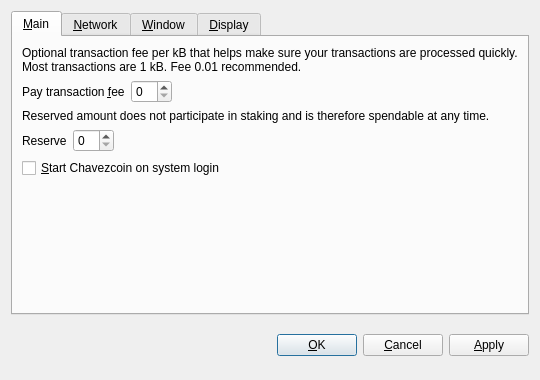
<?xml version="1.0" encoding="UTF-8"?>
<ui version="4.0">
 <class>OptionsDialog</class>
 <widget class="QDialog" name="OptionsDialog">
  <property name="geometry">
   <rect>
    <x>0</x>
    <y>0</y>
    <width>540</width>
    <height>380</height>
   </rect>
  </property>
  <property name="windowTitle">
   <string>Options</string>
  </property>
  <property name="modal">
   <bool>true</bool>
  </property>
  <layout class="QVBoxLayout" name="verticalLayout">
   <item>
    <widget class="QTabWidget" name="tabWidget">
     <property name="tabPosition">
      <enum>QTabWidget::North</enum>
     </property>
     <property name="currentIndex">
      <number>0</number>
     </property>
     <widget class="QWidget" name="tabMain">
      <attribute name="title">
       <string>&amp;Main</string>
      </attribute>
      <layout class="QVBoxLayout" name="verticalLayout_Main">
       <item>
        <widget class="QLabel" name="transactionFeeInfoLabel">
         <property name="text">
          <string>Optional transaction fee per kB that helps make sure your transactions are processed quickly. Most transactions are 1 kB. Fee 0.01 recommended.</string>
         </property>
         <property name="textFormat">
          <enum>Qt::PlainText</enum>
         </property>
         <property name="wordWrap">
          <bool>true</bool>
         </property>
        </widget>
       </item>
       <item>
        <layout class="QHBoxLayout" name="horizontalLayoutFee">
         <item>
          <widget class="QLabel" name="transactionFeeLabel">
           <property name="text">
            <string>Pay transaction &amp;fee</string>
           </property>
           <property name="textFormat">
            <enum>Qt::PlainText</enum>
           </property>
           <property name="buddy">
            <cstring>transactionFee</cstring>
           </property>
          </widget>
         </item>
         <item>
          <widget class="BitcoinAmountField" name="transactionFee"/>
         </item>
         <item>
          <spacer name="horizontalSpacerFee">
           <property name="orientation">
            <enum>Qt::Horizontal</enum>
           </property>
           <property name="sizeHint" stdset="0">
            <size>
             <width>40</width>
             <height>20</height>
            </size>
           </property>
          </spacer>
         </item>
        </layout>
       </item>
       <item>
        <widget class="QLabel" name="reserveBalanceInfoLabel">
         <property name="text">
          <string>Reserved amount does not participate in staking and is therefore spendable at any time.</string>
         </property>
         <property name="textFormat">
          <enum>Qt::PlainText</enum>
         </property>
         <property name="wordWrap">
          <bool>true</bool>
         </property>
        </widget>
       </item>
       <item>
        <layout class="QHBoxLayout" name="horizontalLayoutReserveBalance">
         <item>
          <widget class="QLabel" name="reserveBalanceLabel">
           <property name="text">
            <string>Reserve</string>
           </property>
           <property name="textFormat">
            <enum>Qt::PlainText</enum>
           </property>
           <property name="buddy">
            <cstring>reserveBalance</cstring>
           </property>
          </widget>
         </item>
         <item>
          <widget class="BitcoinAmountField" name="reserveBalance"/>
         </item>
         <item>
          <spacer name="horizontalSpacerReserveBalance">
           <property name="orientation">
            <enum>Qt::Horizontal</enum>
           </property>
           <property name="sizeHint" stdset="0">
            <size>
             <width>40</width>
             <height>20</height>
            </size>
           </property>
          </spacer>
         </item>
        </layout>
       </item>
       <item>
        <widget class="QCheckBox" name="bitcoinAtStartup">
         <property name="toolTip">
          <string>Automatically start Chavezcoin after logging in to the system.</string>
         </property>
         <property name="text">
          <string>&amp;Start Chavezcoin on system login</string>
         </property>
        </widget>
       </item>
       <item>
        <spacer name="verticalSpacer_Main">
         <property name="orientation">
          <enum>Qt::Vertical</enum>
         </property>
         <property name="sizeHint" stdset="0">
          <size>
           <width>20</width>
           <height>40</height>
          </size>
         </property>
        </spacer>
       </item>
      </layout>
     </widget>
     <widget class="QWidget" name="tabNetwork">
      <attribute name="title">
       <string>&amp;Network</string>
      </attribute>
      <layout class="QVBoxLayout" name="verticalLayout_Network">
       <item>
        <widget class="QCheckBox" name="mapPortUpnp">
         <property name="toolTip">
          <string>Automatically open the Chavezcoin client port on the router. This only works when your router supports UPnP and it is enabled.</string>
         </property>
         <property name="text">
          <string>Map port using &amp;UPnP</string>
         </property>
        </widget>
       </item>
       <item>
        <widget class="QCheckBox" name="connectSocks">
         <property name="toolTip">
          <string>Connect to the Chavezcoin network through a SOCKS5 proxy (e.g. when connecting through Tor).</string>
         </property>
         <property name="text">
          <string>&amp;Connect through SOCKS5 proxy:</string>
         </property>
        </widget>
       </item>
       <item>
        <layout class="QHBoxLayout" name="horizontalLayout_Network">
         <item>
          <widget class="QLabel" name="proxyIpLabel">
           <property name="text">
            <string>Proxy &amp;IP:</string>
           </property>
           <property name="textFormat">
            <enum>Qt::PlainText</enum>
           </property>
           <property name="buddy">
            <cstring>proxyIp</cstring>
           </property>
          </widget>
         </item>
         <item>
          <widget class="QValidatedLineEdit" name="proxyIp">
           <property name="maximumSize">
            <size>
             <width>140</width>
             <height>16777215</height>
            </size>
           </property>
           <property name="toolTip">
            <string>IP address of the proxy (e.g. 127.0.0.1)</string>
           </property>
          </widget>
         </item>
         <item>
          <widget class="QLabel" name="proxyPortLabel">
           <property name="text">
            <string>&amp;Port:</string>
           </property>
           <property name="textFormat">
            <enum>Qt::PlainText</enum>
           </property>
           <property name="buddy">
            <cstring>proxyPort</cstring>
           </property>
          </widget>
         </item>
         <item>
          <widget class="QLineEdit" name="proxyPort">
           <property name="maximumSize">
            <size>
             <width>55</width>
             <height>16777215</height>
            </size>
           </property>
           <property name="toolTip">
            <string>Port of the proxy (e.g. 9050)</string>
           </property>
          </widget>
         </item>
         <item>
          <spacer name="horizontalSpacer_Network">
           <property name="orientation">
            <enum>Qt::Horizontal</enum>
           </property>
           <property name="sizeHint" stdset="0">
            <size>
             <width>40</width>
             <height>20</height>
            </size>
           </property>
          </spacer>
         </item>
        </layout>
       </item>
       <item>
        <spacer name="verticalSpacer_Network">
         <property name="orientation">
          <enum>Qt::Vertical</enum>
         </property>
         <property name="sizeHint" stdset="0">
          <size>
           <width>20</width>
           <height>40</height>
          </size>
         </property>
        </spacer>
       </item>
      </layout>
     </widget>
     <widget class="QWidget" name="tabWindow">
      <attribute name="title">
       <string>&amp;Window</string>
      </attribute>
      <layout class="QVBoxLayout" name="verticalLayout_Window">
       <item>
        <widget class="QCheckBox" name="minimizeToTray">
         <property name="toolTip">
          <string>Show only a tray icon after minimizing the window.</string>
         </property>
         <property name="text">
          <string>&amp;Minimize to the tray instead of the taskbar</string>
         </property>
        </widget>
       </item>
       <item>
        <widget class="QCheckBox" name="minimizeOnClose">
         <property name="toolTip">
          <string>Minimize instead of exit the application when the window is closed. When this option is enabled, the application will be closed only after selecting Quit in the menu.</string>
         </property>
         <property name="text">
          <string>M&amp;inimize on close</string>
         </property>
        </widget>
       </item>
       <item>
        <spacer name="verticalSpacer_Window">
         <property name="orientation">
          <enum>Qt::Vertical</enum>
         </property>
         <property name="sizeHint" stdset="0">
          <size>
           <width>20</width>
           <height>40</height>
          </size>
         </property>
        </spacer>
       </item>
      </layout>
     </widget>
     <widget class="QWidget" name="tabDisplay">
      <attribute name="title">
       <string>&amp;Display</string>
      </attribute>
      <layout class="QVBoxLayout" name="verticalLayout_Display">
       <item>
        <layout class="QHBoxLayout" name="horizontalLayout_1_Display">
         <item>
          <widget class="QLabel" name="langLabel">
           <property name="text">
            <string>User Interface &amp;language:</string>
           </property>
           <property name="textFormat">
            <enum>Qt::PlainText</enum>
           </property>
           <property name="buddy">
            <cstring>lang</cstring>
           </property>
          </widget>
         </item>
         <item>
          <widget class="QValueComboBox" name="lang">
           <property name="toolTip">
            <string>The user interface language can be set here. This setting will take effect after restarting Chavezcoin.</string>
           </property>
          </widget>
         </item>
        </layout>
       </item>
       <item>
        <layout class="QHBoxLayout" name="horizontalLayout_2_Display">
         <item>
          <widget class="QLabel" name="unitLabel">
           <property name="text">
            <string>&amp;Unit to show amounts in:</string>
           </property>
           <property name="textFormat">
            <enum>Qt::PlainText</enum>
           </property>
           <property name="buddy">
            <cstring>unit</cstring>
           </property>
          </widget>
         </item>
         <item>
          <widget class="QValueComboBox" name="unit">
           <property name="toolTip">
            <string>Choose the default subdivision unit to show in the interface and when sending coins.</string>
           </property>
          </widget>
         </item>
        </layout>
       </item>
       <item>
        <widget class="QCheckBox" name="coinControlFeatures">
         <property name="toolTip">
          <string>Whether to show coin control features or not.</string>
         </property>
         <property name="text">
          <string>Display coin &amp;control features (experts only!)</string>
         </property>
        </widget>
       </item>
       <item>
        <widget class="QCheckBox" name="useBlackTheme">
         <property name="text">
          <string>Use black visual theme (requires restart)</string>
         </property>
        </widget>
       </item>
       <item>
        <spacer name="verticalSpacer_Display">
         <property name="orientation">
          <enum>Qt::Vertical</enum>
         </property>
         <property name="sizeHint" stdset="0">
          <size>
           <width>20</width>
           <height>40</height>
          </size>
         </property>
        </spacer>
       </item>
      </layout>
     </widget>
    </widget>
   </item>
   <item>
    <layout class="QHBoxLayout" name="horizontalLayout_Buttons">
     <item>
      <spacer name="horizontalSpacer_1">
       <property name="orientation">
        <enum>Qt::Horizontal</enum>
       </property>
       <property name="sizeHint" stdset="0">
        <size>
         <width>40</width>
         <height>48</height>
        </size>
       </property>
      </spacer>
     </item>
     <item>
      <widget class="QLabel" name="statusLabel">
       <property name="font">
        <font>
         <weight>75</weight>
         <bold>true</bold>
        </font>
       </property>
       <property name="text">
        <string/>
       </property>
       <property name="textFormat">
        <enum>Qt::PlainText</enum>
       </property>
       <property name="wordWrap">
        <bool>true</bool>
       </property>
      </widget>
     </item>
     <item>
      <spacer name="horizontalSpacer_2">
       <property name="orientation">
        <enum>Qt::Horizontal</enum>
       </property>
       <property name="sizeHint" stdset="0">
        <size>
         <width>40</width>
         <height>48</height>
        </size>
       </property>
      </spacer>
     </item>
     <item>
      <widget class="QPushButton" name="okButton">
       <property name="text">
        <string>&amp;OK</string>
       </property>
      </widget>
     </item>
     <item>
      <widget class="QPushButton" name="cancelButton">
       <property name="text">
        <string>&amp;Cancel</string>
       </property>
       <property name="autoDefault">
        <bool>false</bool>
       </property>
      </widget>
     </item>
     <item>
      <widget class="QPushButton" name="applyButton">
       <property name="text">
        <string>&amp;Apply</string>
       </property>
       <property name="autoDefault">
        <bool>false</bool>
       </property>
      </widget>
     </item>
    </layout>
   </item>
  </layout>
 </widget>
 <customwidgets>
  <customwidget>
   <class>BitcoinAmountField</class>
   <extends>QSpinBox</extends>
   <header>bitcoinamountfield.h</header>
  </customwidget>
  <customwidget>
   <class>QValueComboBox</class>
   <extends>QComboBox</extends>
   <header>qvaluecombobox.h</header>
  </customwidget>
  <customwidget>
   <class>QValidatedLineEdit</class>
   <extends>QLineEdit</extends>
   <header>qvalidatedlineedit.h</header>
  </customwidget>
 </customwidgets>
 <resources/>
 <connections/>
</ui>
